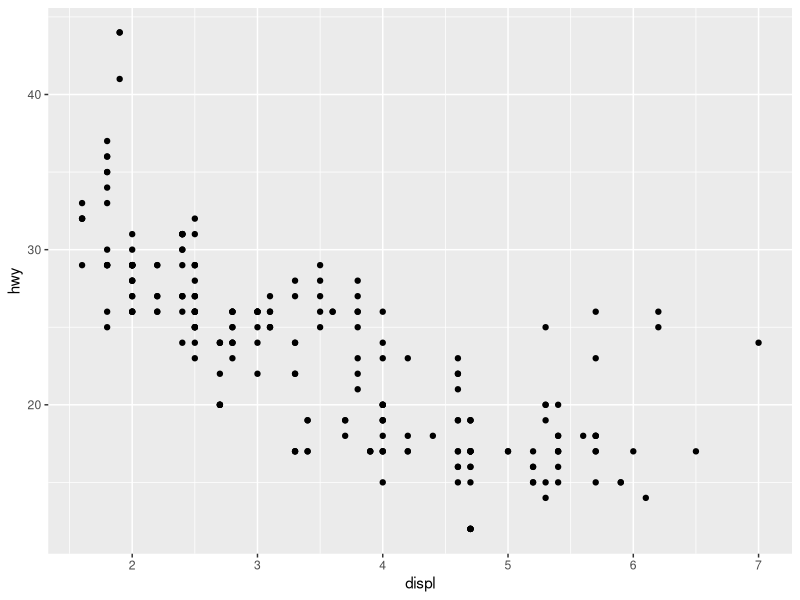
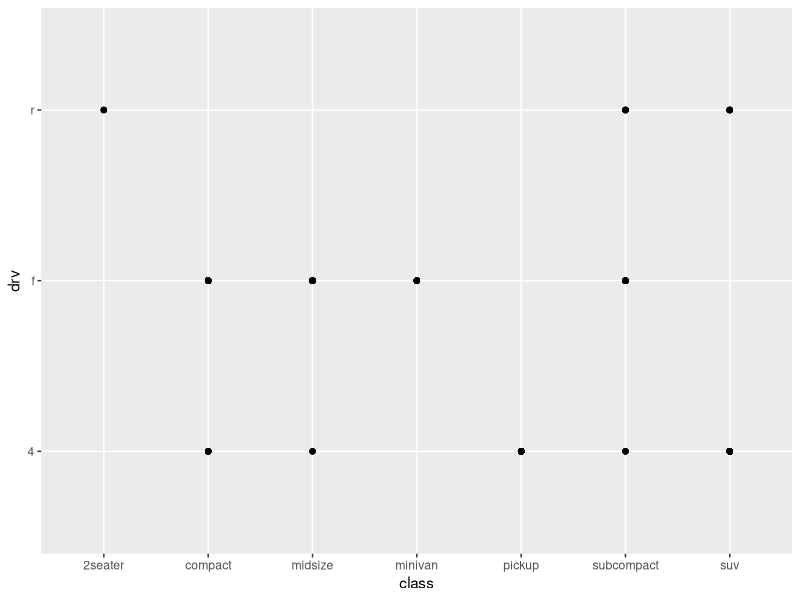
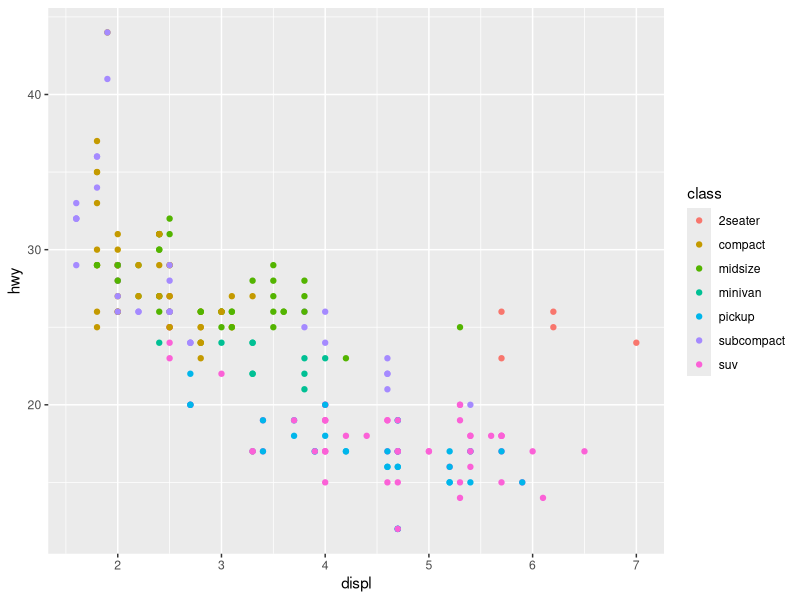
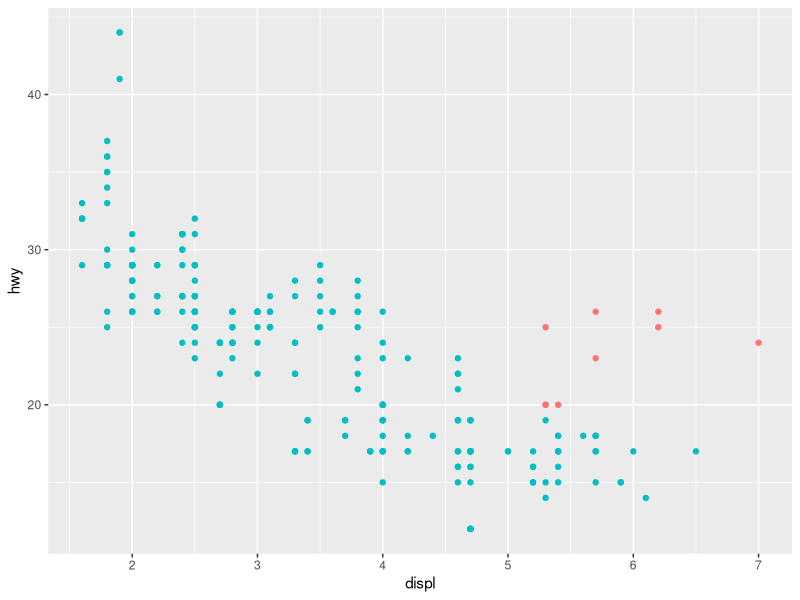
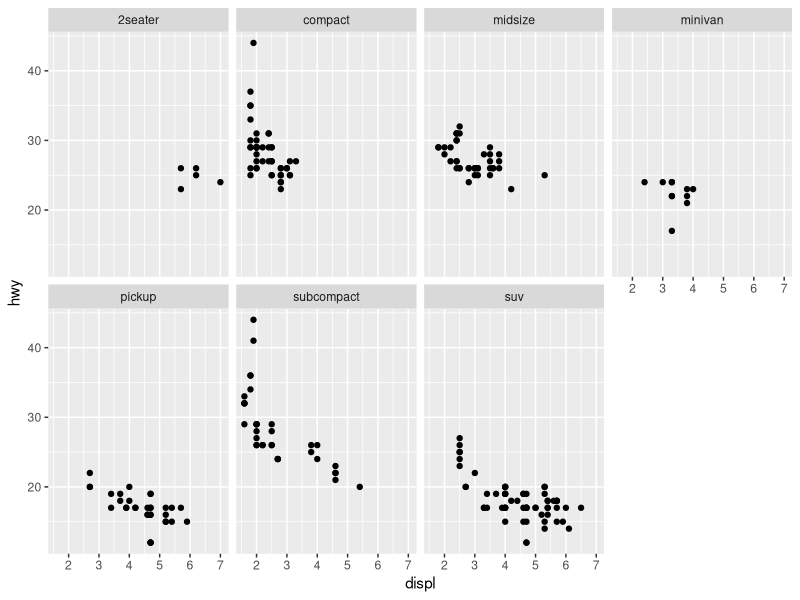
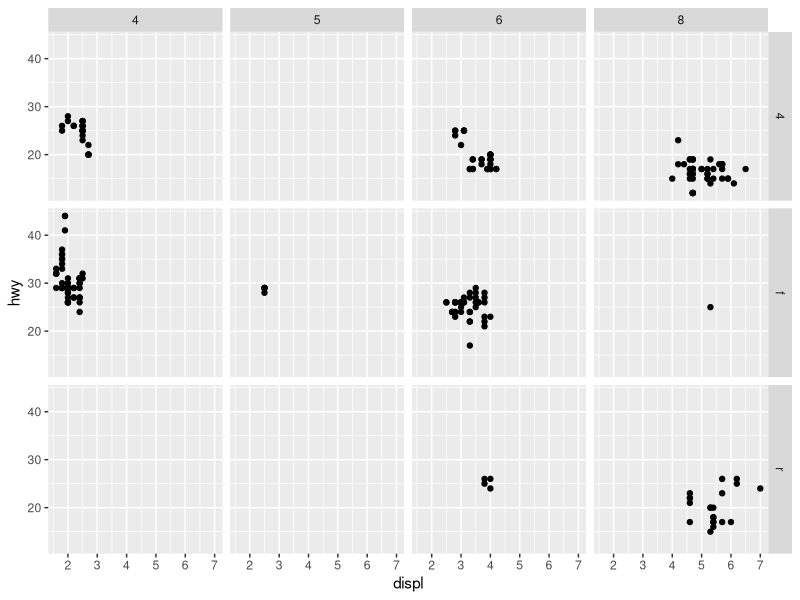
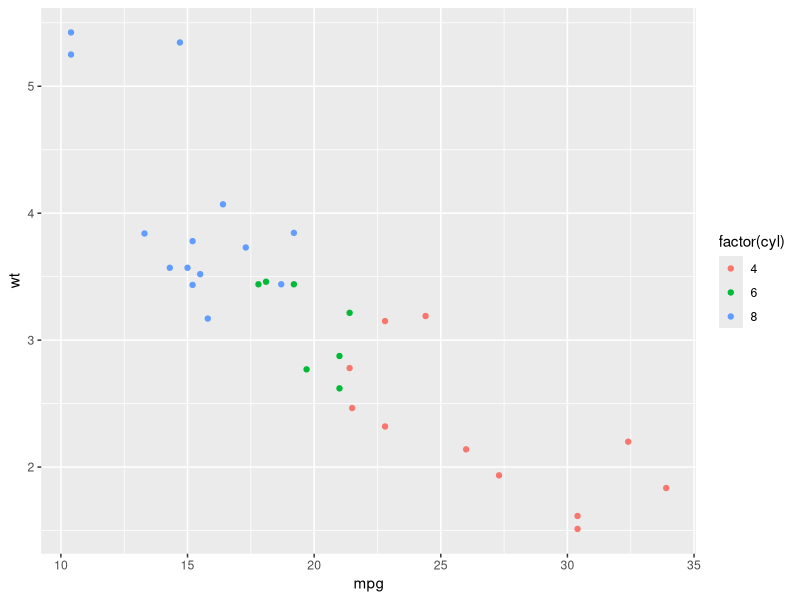
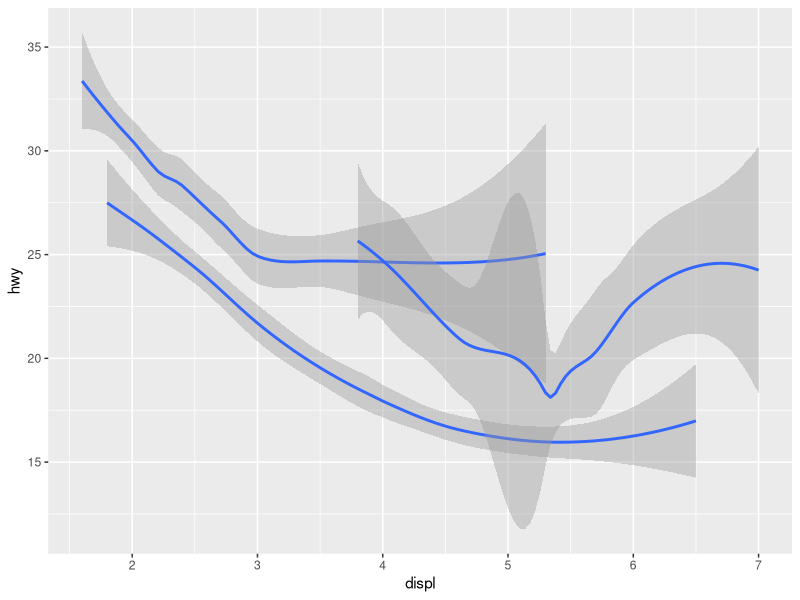

Write the R code that produced these figures, in order. (Note: this script raises an error after producing the figures.)
library(tidyverse)

data_mpg <- as_tibble(mpg)
data_mtcars <- mtcars

head(mpg)
view(mpg)
ggplot(data = mpg) + 
  geom_point(mapping = aes(x = displ, y = hwy))

ggplot(data = mpg) + 
  geom_point(mapping = aes(x = class, y = drv))

ggplot(data = mpg) + 
  geom_point(mapping = aes(x = displ, y = hwy, color = class))

ggplot(data=mpg) + 
  geom_point(mapping = aes(x = displ, y = hwy, colour = displ<5 | hwy<20), show.legend = FALSE)

ggplot(data = mpg)+
  geom_point(mapping = aes(displ, hwy)) +
  facet_wrap(~class, nrow = 2)

ggplot(data = mpg)+
  geom_point(mapping = aes(displ, hwy)) +
  facet_grid(drv~cyl)

small <- subset(mtcars, cyl == 4)
big <- subset(mtcars, cyl > 4)


ggplot(mtcars, aes(mpg, wt, colour = factor(cyl))) +
  geom_point()+
  lims()

ggplot(mpg)+
  geom_smooth(mapping = aes(x = displ, y = hwy, group = drv))

data_diamonds <- diamonds
?geom_bar

ggplot(diamonds)+
  geom_bar(aes(cut))

demo <- tribble(diamonds
)

demo <- tribble(
  ~cut,         ~freq,
  "Fair",       1610,
  "Good",       4906,
  "Very Good",  12082,
  "Premium",    13791,
  "Ideal",      21551
)

ggplot(demo)+
  geom_bar(aes(cut, freq), stat = "identity")

ggplot(demo)+
  geom_col(aes(cut, freq))

ggplot(diamonds)+
  geom_bar(aes(cut))

ggplot(diamonds)+
  geom_bar(aes(cut, y = stat(prop), group = 1))

ggplot(diamonds)+
  stat_summary(
    aes(cut, depth),
    fun.ymin = min,
    fun.ymax = max,
    fun.y = median
  )

?stat_bin           
stat_summary(diamonds)

ggplot(data = diamonds)+
  geom_bar(aes(cut, colour = cut))

ggplot(data = diamonds)+
  geom_bar(aes(cut, fill = cut))

ggplot(data = diamonds)+
  geom_bar(aes(cut, fill = clarity), position = "dodge")

ggplot(data = mpg)+
  geom_point(aes(displ, hwy), 
             position = "jitter")

ggplot(mpg, aes(cty, hwy))+
  geom_jitter()

ggplot(mpg, aes(class, hwy))+
  geom_boxplot()+
  coord_flip()

head(map_data("no"))
?position_dodge



  
